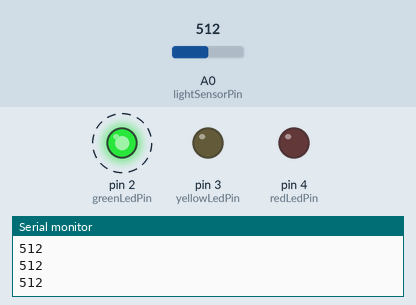
This sketch was run on a simulated Arduino Uno, built with avr-gcc and run on an emulated ATmega328P. Parts: output pins drawn as LEDs (lit = HIGH), the last lines printed to the serial monitor. Dashed ring = blinking. The test bench sets the inputs (shaded band); at power-on: A0 (lightSensorPin) = 512.

Above: at 1.0 s.
1.3 s: A0 (lightSensorPin) set to 112
4.3 s: A0 (lightSensorPin) set to 93
At 4.6 s:
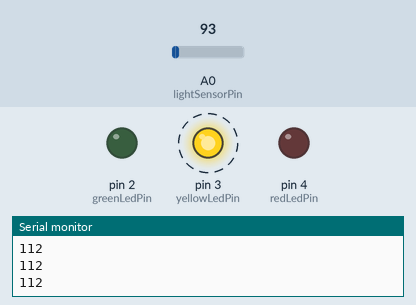
7.3 s: A0 (lightSensorPin) set to 52
10.3 s: A0 (lightSensorPin) set to 44
At 10.61 s:
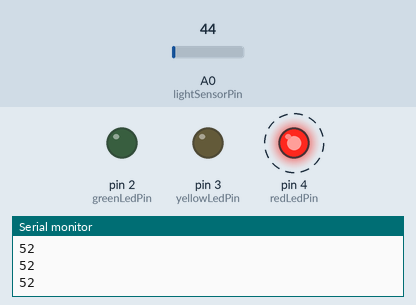
13.3 s: A0 (lightSensorPin) set to 60
At 13.46 s:
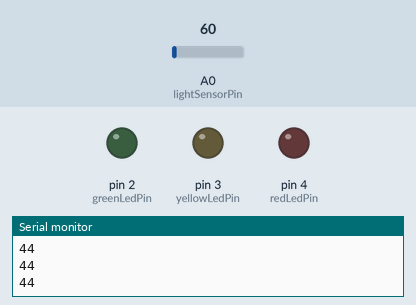
16.3 s: A0 (lightSensorPin) set to 40
At 16.61 s:
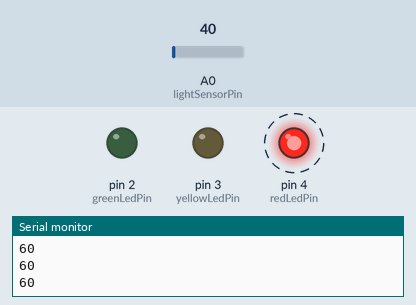
Timing chart, 0 to 20.3 s (numbered marks = the images above; inputs shaded):
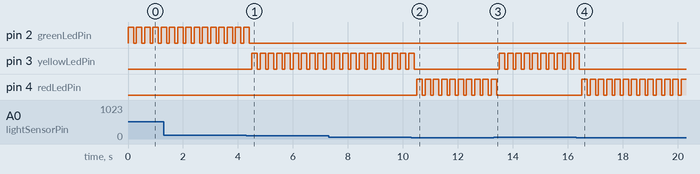

The sketch:

LIGHTSENSORIG.ino
```cpp
int greenLedPin = 2;
int yellowLedPin = 3;
int redLedPin = 4;

int lightSensorPin = A0;
int analogValue = 0;


void setup() {
  pinMode(greenLedPin, OUTPUT);
  pinMode(yellowLedPin,OUTPUT);
  pinMode(redLedPin,OUTPUT);
  Serial.begin(9600);
}


void loop(){
  analogValue = analogRead(lightSensorPin);//INPUTS LIGHT
  if(analogValue < 50){            // IF LIGHT VALUE < 50
    digitalWrite(redLedPin, HIGH); // RED LED GLOWS HIGH RESISTANCE
  }
  else if(analogValue >= 50 && analogValue <= 100){ // IF LIGHT VALUE < 50 AND > 100
    digitalWrite(yellowLedPin, HIGH); // YELLOW LED GLOWS MEDIUM RESISTANCE
  }
  else{
    digitalWrite(greenLedPin, HIGH); // LOW RESISTANCE
  }
  delay(200);
  digitalWrite(greenLedPin, LOW);
  digitalWrite(yellowLedPin, LOW);
  digitalWrite(redLedPin, LOW);
  Serial.println(analogValue);
  delay(100);

}
```

Measured:
- the behaviour switches between 101 and 100 on A0 (lightSensorPin) (found by bisection; images 0 and 1)
- the behaviour switches between 50 and 49 on A0 (lightSensorPin) (found by bisection; images 1 and 2)
- after the input at 4.3 s, pin 2 (greenLedPin): goes on until 4.4 s, then stays LOW; pin 3 (yellowLedPin): alternates HIGH for 0.20 s and LOW for 0.10 s, starting after 0.20 s
- after the input at 10.3 s, pin 3 (yellowLedPin): goes on until 10.4 s, then stays LOW; pin 4 (redLedPin): alternates HIGH for 0.20 s and LOW for 0.10 s, starting after 0.21 s
- after the input at 13.3 s, pin 3 (yellowLedPin): alternates HIGH for 0.20 s and LOW for 0.10 s, starting after 0.21 s; pin 4 (redLedPin): goes on until 13.4 s, then stays LOW
- after the input at 16.3 s, pin 3 (yellowLedPin): goes on until 16.4 s, then stays LOW; pin 4 (redLedPin): alternates HIGH for 0.20 s and LOW for 0.10 s, starting after 0.22 s
- by itself, pin 2 (greenLedPin): alternates HIGH for 0.20 s and LOW for 0.10 s
